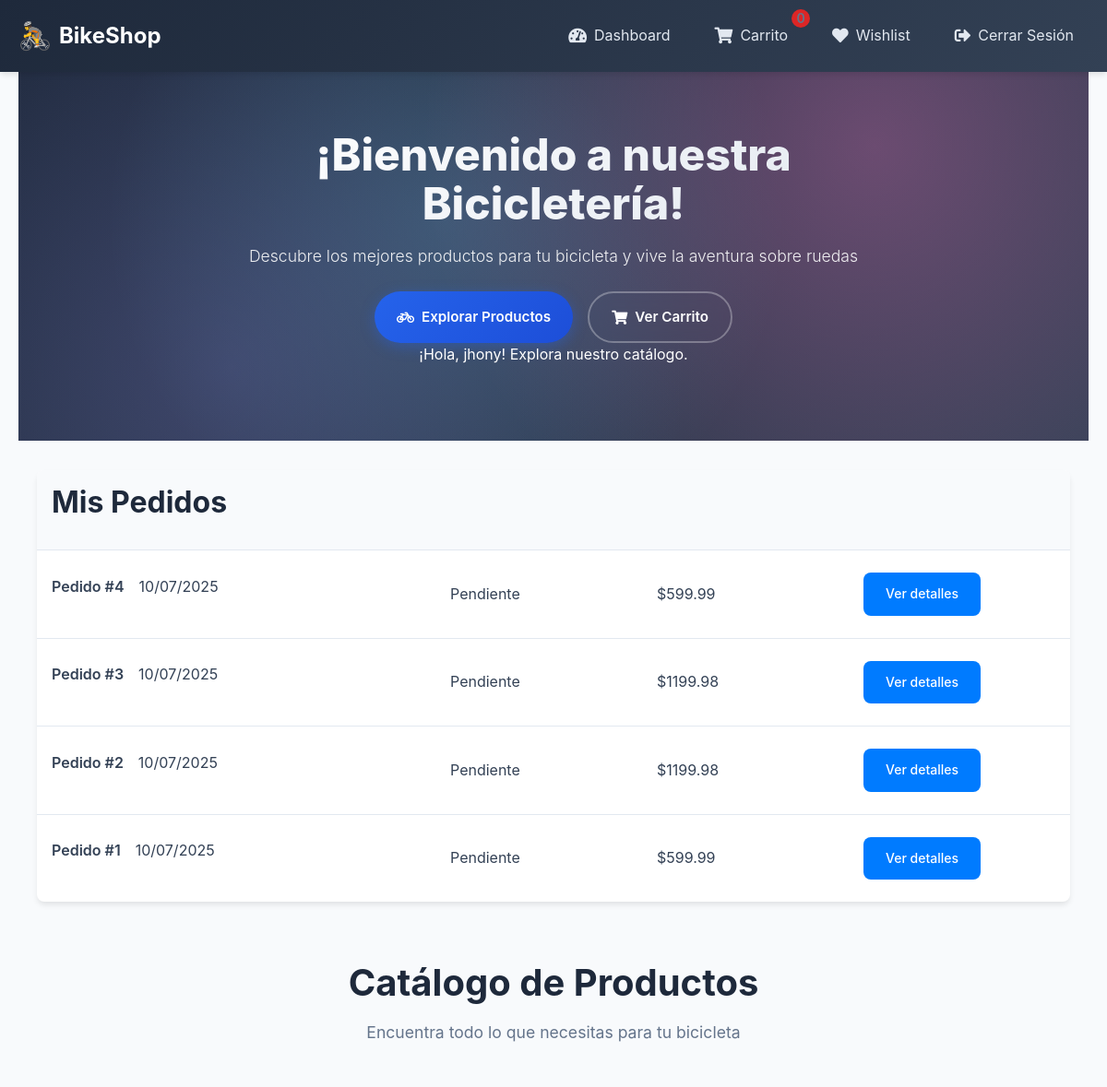
The page /dashboard/client_dashboard (signed in, upper part) on the database as committed earlier.
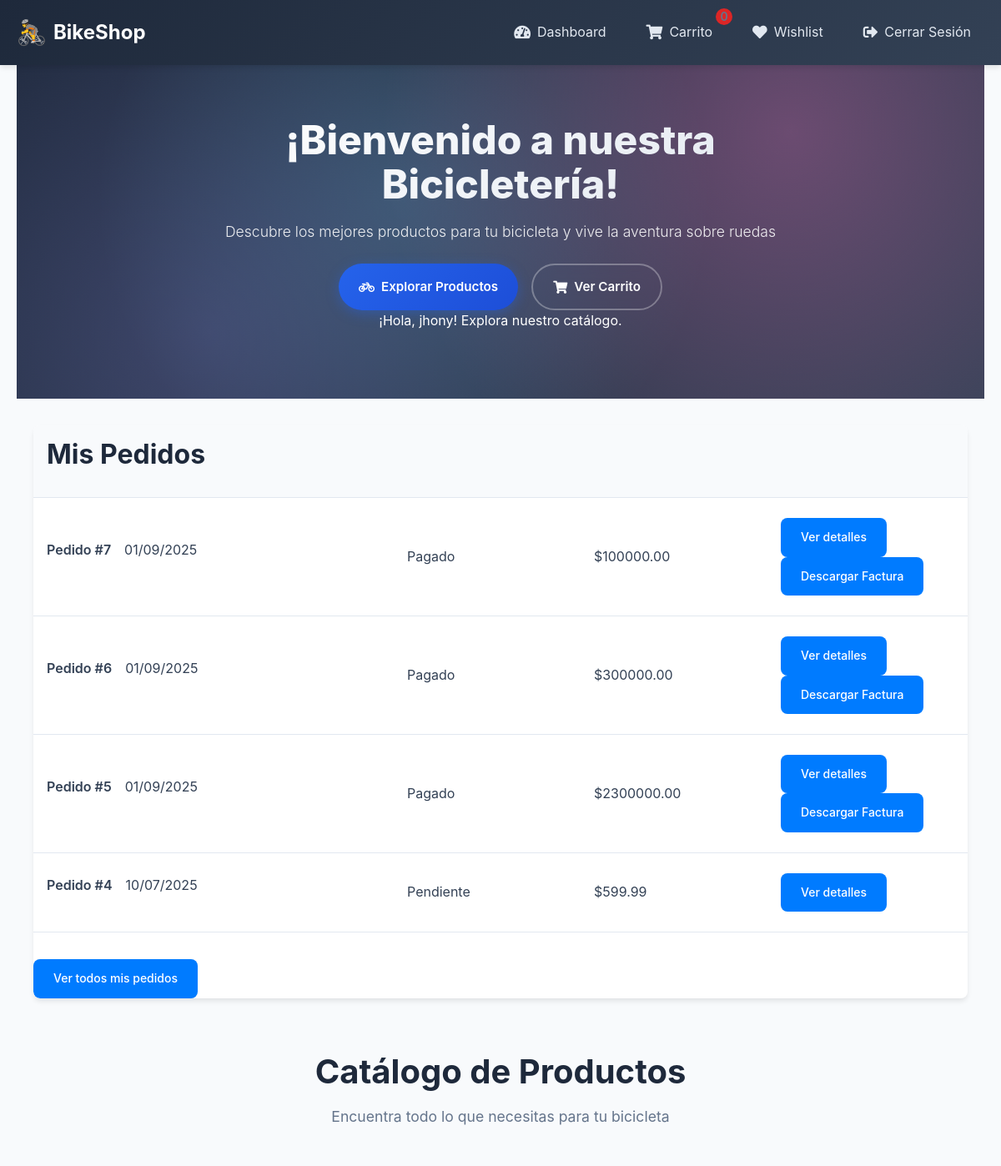
The same page on the database as committed later.
### models/pedido.py (models this page shows)
class Pedido(db.Model):
    __tablename__ = 'pedidos'
    id = db.Column(db.Integer, primary_key=True)
    usuario_id = db.Column(db.Integer, db.ForeignKey('usuarios.id'))
    direccion_id = db.Column(db.Integer, db.ForeignKey('direcciones.id'))
    monto_total = db.Column(db.Numeric(10, 2), nullable=False)
    metodo_pago = db.Column(db.String(20), nullable=False)
    estado = db.Column(db.String(20), default='pendiente')
    fecha_creacion = db.Column(db.DateTime, default=db.func.current_timestamp())
    usuario = db.relationship('User', backref='pedidos')
    detalles = db.relationship('DetallePedido', back_populates='pedido', lazy=True)
    direccion = db.relationship('Direccion', backref='pedidos')

### routes/dashboard.py (the view)
@dashboard_bp.route('/client_dashboard', methods=['GET', 'POST'])
@login_required
def client_dashboard():
    if current_user.rol not in ['cliente', 'vendedor']:
        flash('Acceso denegado', 'danger')
        return redirect(url_for('auth.login'))
    pedidos = Pedido.query.filter_by(usuario_id=current_user.id).order_by(Pedido.fecha_creacion.desc()).all()
    categories = Categoria.query.all()
    subcategories = Subcategoria.query.all()
    search_query = request.form.get('search', '').strip() if request.method == 'POST' else request.args.get('search', '').strip()
    selected_category_id = request.form.get('category_id') if request.method == 'POST' else request.args.get('category_id', '')
    selected_subcategory_id = request.form.get('subcategory_id') if request.method == 'POST' else request.args.get('subcategory_id', '')
    products = []
    favorites = set()  # Set de IDs de productos en wishlist
    if current_user.rol == 'cliente':
        query = Product.query
        if search_query:
            query = query.filter(or_(
                Product.nombre.ilike(f'%{search_query}%'),
                Product.descripcion.ilike(f'%{search_query}%')
            ))
        if selected_subcategory_id and selected_subcategory_id != "":
            query = query.filter_by(subcategoria_id=selected_subcategory_id)
        elif selected_category_id and selected_category_id != "":
            query = query.join(Product.subcategoria).join(Subcategoria.categoria).filter(Categoria.id == selected_category_id)
        products = query.all()
        wishlist_items = Wishlist.query.filter_by(user_id=current_user.id).all()
        favorites = {item.product_id for item in wishlist_items}
    return render_template('usuarios_dashboard.html', pedidos=pedidos, products=products, rol=current_user.rol,
                           categories=categories, subcategories=subcategories,
                           selected_category_id=selected_category_id, selected_subcategory_id=selected_subcategory_id,
                           favorites=favorites)

### app.py (called while the page is built)
@login_manager.user_loader
def load_user(user_id):
    return db.session.get(User, int(user_id))

### templates/usuarios_dashboard.html (shortened to what this page needs)
{% extends 'base.html' %}
{% block content %}
{% if rol == 'cliente' %}
    <div class="hero">
        <div class="hero-background"></div>
        <div class="hero-content">
            <h1 class="hero-title">¡Bienvenido a nuestra Bicicletería!</h1>
            <p class="hero-subtitle">Descubre los mejores productos para tu bicicleta y vive la aventura sobre ruedas</p>
            <div class="hero-buttons">
                <a href="#products" class="hero-btn hero-btn-primary"><i class="fas fa-bicycle"></i> Explorar Productos</a>
                <a href="{{ url_for('cart.cart') }}" class="hero-btn hero-btn-outline"><i class="fas fa-shopping-cart"></i> Ver Carrito</a>
            </div>
            <p>¡Hola, {{ current_user.nombre_usuario }}! Explora nuestro catálogo.</p>
        </div>
    </div>
    <div class="container">
        <div class="cart-table">
    <div class="cart-table-header">
        <h2 class="cart-title">Mis Pedidos</h2>
    </div>
    {% if pedidos %}
        {% for pedido in pedidos[:4] %}
            <div class="cart-item">
                <div class="cart-item-row">
                    <div class="cart-item-product">
                        <h4>Pedido #{{ pedido.id }}</h4>
                        <p>{{ pedido.fecha_creacion.strftime('%d/%m/%Y') if pedido.fecha_creacion else 'Fecha no disponible' }}</p>
                    </div>
                    <div>{{ pedido.estado|title }}</div>
                    <div>${{ "%.2f"|format(pedido.monto_total) }}</div>
                    <div>
                        <a href="{{ url_for('dashboard.pedido_detalle', pedido_id=pedido.id) }}" class="btn btn-primary">Ver detalles</a>
                        {% if pedido.estado == 'pagado' %}
                            <a href="{{ url_for('cart.descargar_factura', pedido_id=pedido.id) }}" class="btn btn-primary">Descargar Factura</a>
                        {% endif %}
                    </div>
                </div>
            </div>
        {% endfor %}
        {% if pedidos|length > 4 %}
            <div class="cart-actions">
                <a href="{{ url_for('dashboard.mis_pedidos') }}" class="btn btn-primary">Ver todos mis pedidos</a>
            </div>
        {% endif %}
    {% endif %}
</div>
        <div class="products-section" id="products">
            <div class="section-header">
                <h2 class="section-title">Catálogo de Productos</h2>
                <p class="section-subtitle">Encuentra todo lo que necesitas para tu bicicleta</p>
            </div>
        </div>
    </div>
{% endif %}
{% endblock %}

Rows that differ between the two databases and show on the page:
no longer on this page (row unchanged): Pedido: id "3", fecha_creacion "10/07/2025", estado "Pendiente", monto_total "1199.98"
no longer on this page (row unchanged): Pedido: id "2", fecha_creacion "10/07/2025", estado "Pendiente", monto_total "1199.98"
no longer on this page (row unchanged): Pedido: id "1", fecha_creacion "10/07/2025", estado "Pendiente", monto_total "599.99"
added Pedido: id "7", fecha_creacion "01/09/2025", estado "Pagado", monto_total "100000.00"
added Pedido: id "6", fecha_creacion "01/09/2025", estado "Pagado", monto_total "300000.00"
added Pedido: id "5", fecha_creacion "01/09/2025", estado "Pagado", monto_total "2300000.00"
Other text that changed with them:
text now shown: "Ver todos mis pedidos"
